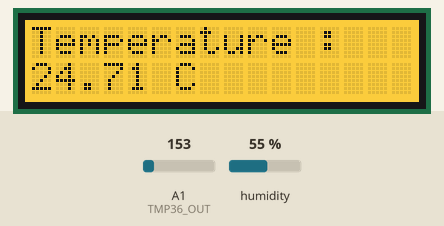
Bench run of a sketch on a simulated Arduino Uno, built with avr-gcc and run on an emulated ATmega328P. Parts: 16×2 character LCD. The inputs (shaded band) are chosen by the test bench; at power-on: humidity 55 %, A1 (TMP36_OUT) = 153. The local clock reads 2024-03-15 10:24:30 at power-on unless the sketch sets it.

Above: at 2.2 s.
2.3 s: humidity set to 22 %
At 6.9 s:
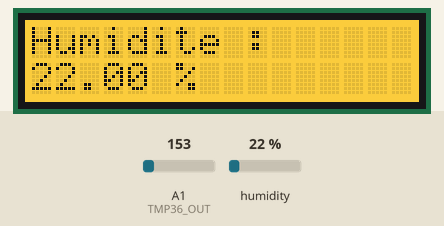
16.3 s: humidity set to 40 %
At 22.1 s:
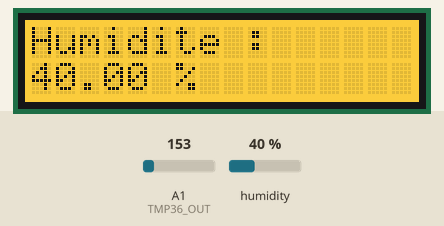
27.7 s: A1 (TMP36_OUT) set to 165
At 32.1 s:
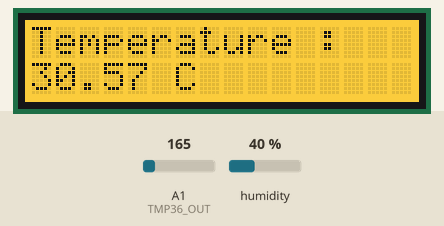
37.8 s: A1 (TMP36_OUT) set to 175
At 47.2 s:
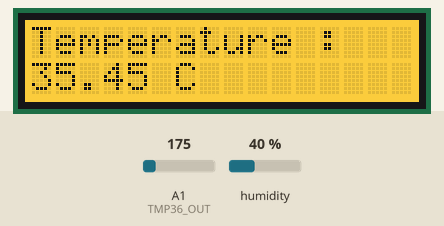
51.8 s: A1 (TMP36_OUT) set to 191
At 62.3 s:
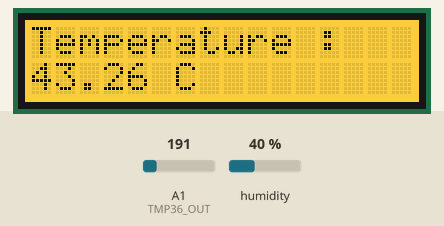
62.9 s: humidity set to 68 %
At 67.4 s:
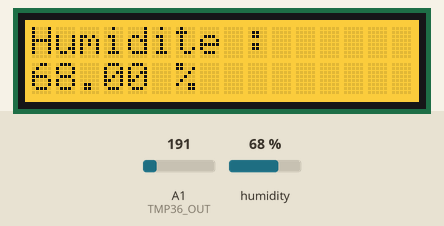
Timing chart, 0 to 68.9 s (numbered marks = the images above; inputs shaded):
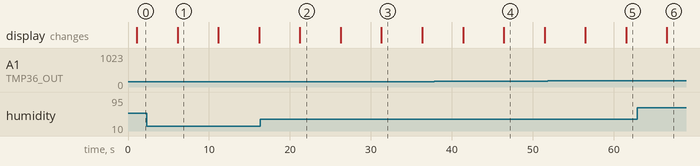

The sketch:

arduino-v2.ino
```cpp
/*
#
#   DURAND Boris
#
#   Fichier du programme pour l'arduino (système embarqué du projet)
#
#   Le programme a pour objectif de permettre de relever la température ainsi
#   que l'humidité en fonction de la température prélevé. C'est données seront
#   afficher sur un écran LCD de façon cyclique toute les 5 secondes. Les données
#   relevé seront enregistré sur une carte SD toute les heures en format CSV et JSON.
#   De la façon suivante : DATE-HEURE, TEMPERATURE, HUMIDITE.
#   Il envera aussi ces relevé toutes les heures à une passerelle par l'intérmédiaire
#   d'une communication radio appelé LoRa Wan.
#   Une synchronisation NTP est à prévoir de façon récurante mais pas encore défini.
#
*/


//Bibliotéque incluse
  #include <SparkFun_HIH4030.h>
  #include <Wire.h>
  #include <DS3231.h>
  #include "rgb_lcd.h"


//Définition : on défini la partie b avec la partie a exemple(#define a b;)
  #define HIH_4030_OUT A0
  #define HIH_4030_TENSION 5
  #define TMP36_OUT A1


//Déclaration du capteur HIH_4030
  HIH4030 sensorSpecs(HIH_4030_OUT, HIH_4030_TENSION);


//Horloge
  DS3231 clock;
  RTCDateTime dt;


//Déclaration de l'écran LCD
  rgb_lcd lcd;


// RGB de l'écran
  const int           colorR = 255;
  const int           colorG = 192;
  const int           colorB = 0;


//Choix du menu écran
int choix_ecran_menu = 1;


//Données Relevées
  float               Temperature;
  float               Humidite;
  unsigned long long  Time_unix;


//Initialisation de l'arduino
  void setup()
  {
      lcd.begin(16,2);
      clock.begin();
      // Manual (YYYY, MM, DD, HH, II, SS);
      // clock.setDateTime(2021, 02, 18, 14, 30, 00);
      // Send sketch compiling time to Arduino
      clock.setDateTime(__DATE__, __TIME__);
      delay(1000);
  }


//fonction d'affichage de la température
  void afficher_temperature(float temperature)
  {
    //Choix de la couleur de fond
      lcd.setRGB(colorR, colorG, colorB);
    //Affichage de la première ligne au premier caractère
      lcd.setCursor(0,0);
      lcd.print("Temperature : ");
      lcd.setCursor(0,1);
    //Affichage à la seconde ligne au premier caractère
      lcd.print(temperature);
      lcd.print(" C            ");
  }


//fonction d'affichage de l'humiditée
  void afficher_humidite(HIH4030 sensor, float temperature)
  {
      lcd.setRGB(colorR, colorG, colorB);
      lcd.setCursor(0,0);
      lcd.print("Humidite :       ");
      lcd.setCursor(0,1);
      lcd.print(sensor.getTrueRH(temperature));
      lcd.print(" %            ");
  }


//fonction d'affichage de la date
  void afficher_date()
  {
      dt = clock.getDateTime();
      lcd.setRGB(colorR, colorG, colorB);
      lcd.setCursor(0,0);
      lcd.print("Date :          ");
      lcd.setCursor(0,1);
      lcd.print(dt.year);lcd.print("-");lcd.print(dt.month);lcd.print("-");lcd.print(dt.day);
      lcd.print(" ");lcd.print(dt.hour);lcd.print(":");lcd.print(dt.minute);
  }


//fonction menu d'affichage de l'écran lcd automatique
  void menu_affichage()
  {
    if(choix_ecran_menu > 3)
    {
      choix_ecran_menu = 1;
    }
    switch(choix_ecran_menu)
    {
      case 1 :
        afficher_temperature(Temperature);
        break;
      case 2 :
        afficher_humidite(sensorSpecs, Temperature);
        break;
      case 3 :
        afficher_date();
        break;
    }
    choix_ecran_menu++;
  }


//Boucle de la fonction à boucle infini
  void loop()
  {
    Temperature = (analogRead(TMP36_OUT)* (5000 / 1024.0)-500)/10;

    //affichage lcd menu automatique
      menu_affichage();

    //un délai de 5 secondes à été mis
      delay(5000);
  }
```

Measured:
- what the display in image 1 shows lasts 5.1 s, from 6.1 s to 11.2 s
